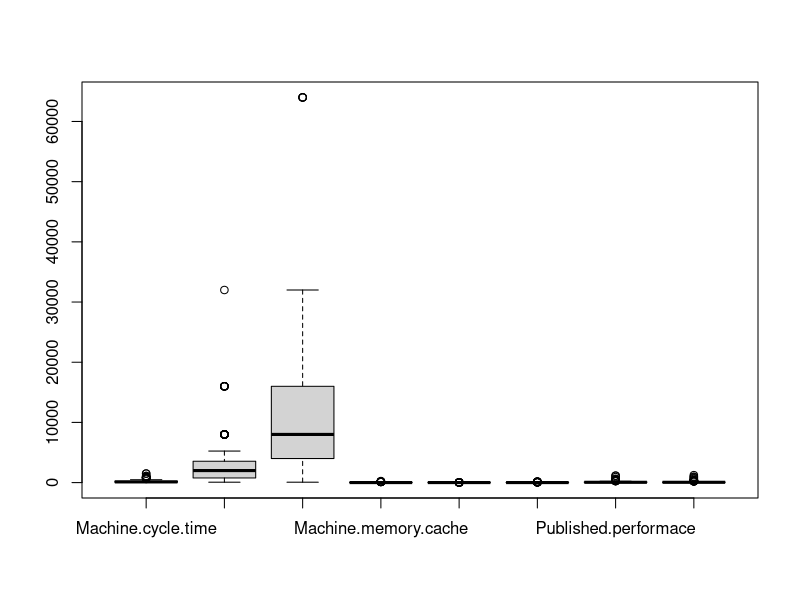
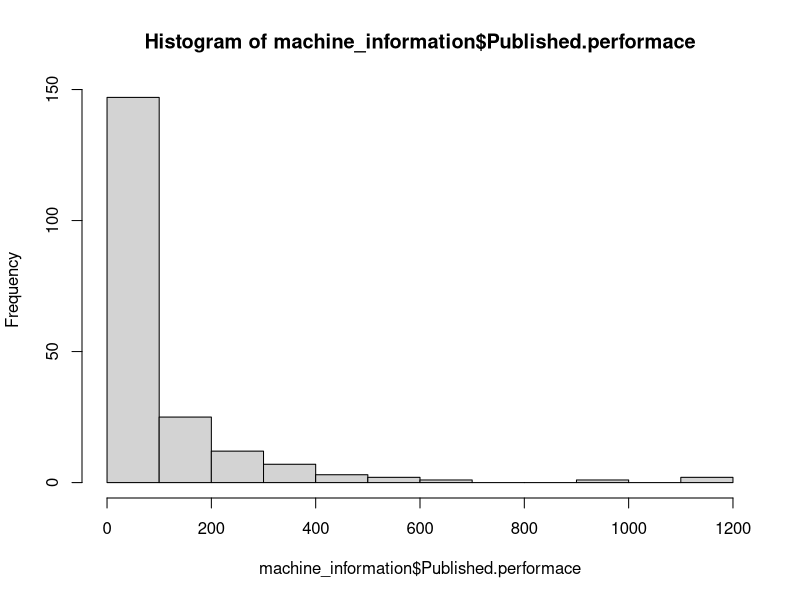
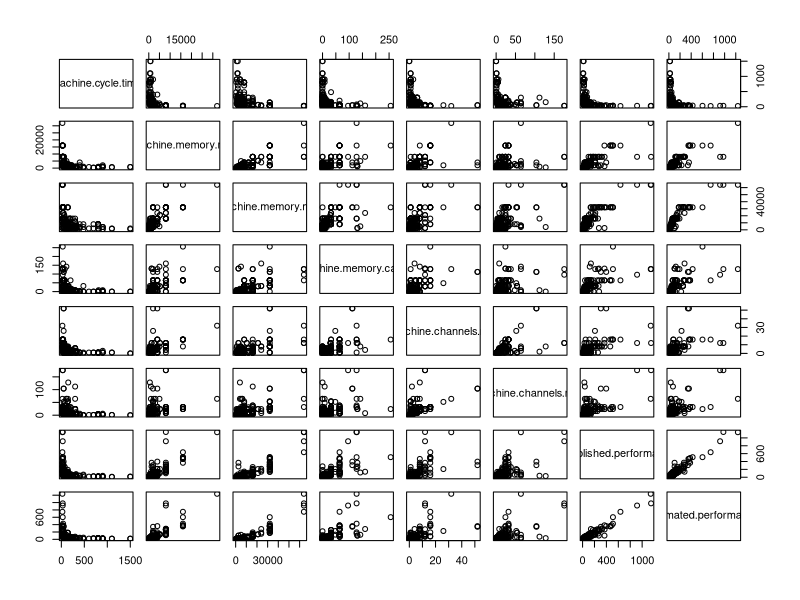
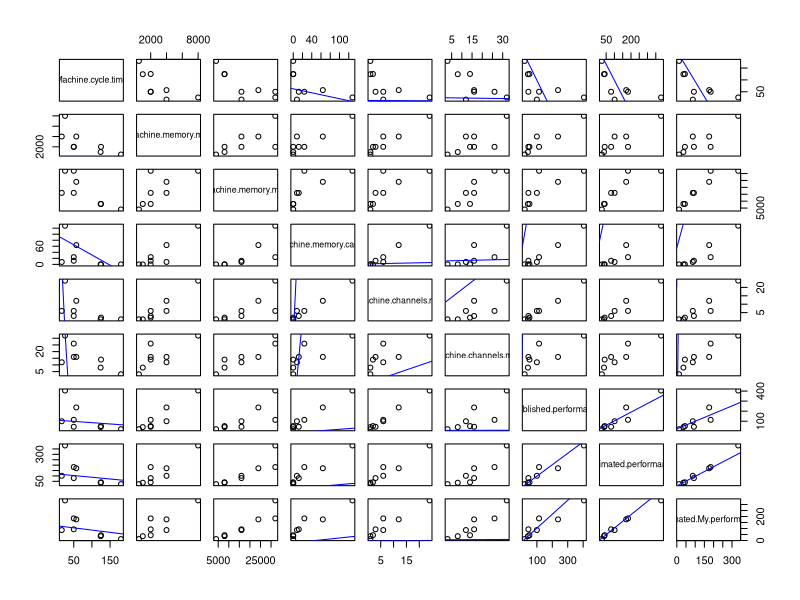
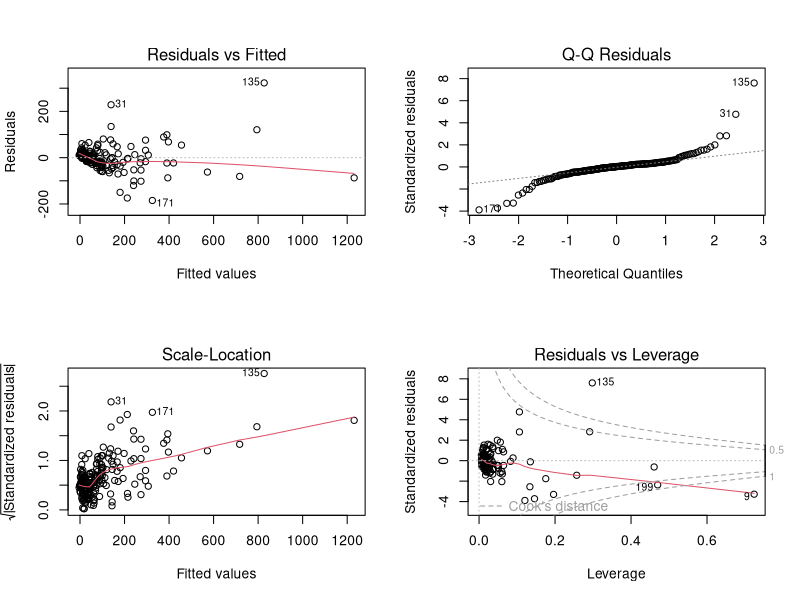

These charts were generated, in order, by the following R code:
#library(moments) 

#Analyses computational power data and attempts to predict the total performance score.
#Uses linear regression

#Read in data and clean unnecessary columns  and null values
machine_information <- read.csv("data/machine.data", strip.white=TRUE)
machine_information <- machine_information[complete.cases(machine_information),]
colnames(machine_information)<- c("Company",
                                  "Machine.name",
                                  "Machine.cycle.time",
                                  "Machine.memory.min",
                                  "Machine.memory.max",
                                  "Machine.memory.cache",
                                  "Machine.channels.min",
                                  "Machine.channels.max",
                                  "Published.performace",
                                  "Estimated.performance")
machine_information <- subset(machine_information, select = -c(Company, Machine.name))



#Leave out some data for testing
machine_information_test_data <-  machine_information[201:208, ]
machine_information <- machine_information[1:200, ]

#Initial analysis
summary(machine_information)
boxplot(machine_information)

#Quick look at the performance data distribution
hist(machine_information$Published.performace)

#Requires the "moments" library at the top
#kurtosis(machine_information$Published.performace)
#skewness(machine_information$Published.performace)

cor(machine_information$Published.performace,machine_information)
pairs( machine_information, panel=function(x,y){
  points(x, y)
  model <- lm(x ~ y)
  # In case we want to display line of best fit
  #abline(model, col='red')
}, cex.labels=1)

#Modelling Linear Regresssion
#This is the final highest scoring model
machine_information_model <- lm(machine_information$Published.performace ~
                    +Machine.memory.max*Machine.memory.min
                    -Machine.memory.min
                    +Machine.memory.cache
                    +Machine.channels.max*Machine.channels.min
                    -Estimated.performance #ignore the hardcoded predictions
                    ,data=machine_information)
machine_information_model$coefficients
summary(machine_information_model)

# Second scoring model
machine_information_model2 <- lm(machine_information$Published.performace ~
                                +Machine.memory.max
                                +Machine.memory.min
                                +Machine.memory.cache
                                +Machine.channels.max
                                -Machine.channels.min
                                -Estimated.performance #ignore the hardcoded predictions
                                ,data=machine_information)
machine_information_model2$coefficients
summary(machine_information_model2)

# Third exploratory model
machine_information_model3 <- lm(machine_information$Published.performace ~
                                +Machine.memory.max:Machine.memory.min
                                +Machine.memory.cache
                                +Machine.channels.max:Machine.channels.min
                                -Estimated.performance #ignore the hardcoded predictions
                                ,data=machine_information)
machine_information_model3$coefficients
summary(machine_information_model3)

#Predicitions based on initial modell to compare to the baseline
predicted_machine_model <- round(predict(machine_information_model, machine_information_test_data))
machine_information_test_data$Estimated.My.performance = predicted_machine_model

#Evaluation

#Line of best fit again to see the patterns
pairs( machine_information_test_data, panel=function(x,y){
  points(x, y)
  model <- lm(x ~ y)
  abline(model, col='blue')
})


#Residuals
performace_resid = resid(machine_information_model)
par(mfrow = c(2,2))
plot(machine_information_model, which=1)
plot(machine_information_model, which=2)
plot(machine_information_model, which=3)
plot(machine_information_model, which=5)